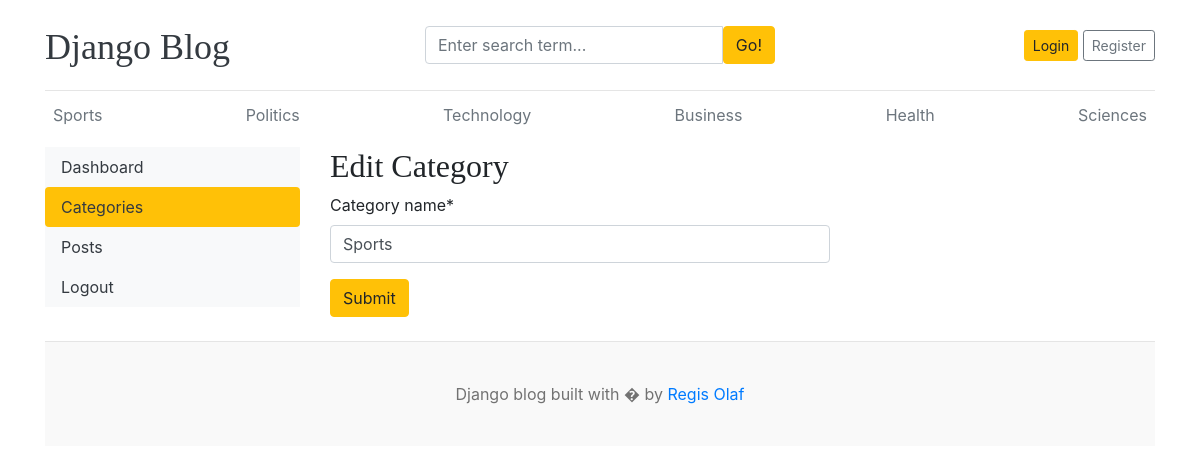
The page /dashboard/categories/edit/1/ on the database its author committed.
### blogs/models.py (models this page shows, shortened)
class Category(models.Model):
    category_name = models.CharField(max_length=50, unique=True)
    created_at = models.DateTimeField(auto_now_add=True)
    updated_at = models.DateTimeField(auto_now=True)
    class Meta:
        verbose_name_plural = "Categories"

### dashboards/views.py (the view)
# urls.py: path('categories/edit/<int:pk>/', views.edit_category, name='edit_category'),
def edit_category(request, pk):
    category = get_object_or_404(Category, id=pk)
    if request.method == 'POST':
        form = CategoryForm(request.POST, instance=category)
        if form.is_valid():
            form.save()
            return redirect('categories')
    form = CategoryForm(instance=category)
    context = {
        'form': form,
        'category': category,
    }
    return render(request, 'dashboard/edit_category.html', context)

### dashboards/forms.py
class CategoryForm(forms.ModelForm):
    class Meta:
        model = Category
        fields = '__all__'

### blogs/context_processors.py (called while the page is built)
def get_categories(request):
    categories = Category.objects.all()
    return dict(categories=categories)

def get_social_links(request):
    social_links = SocialLink.objects.all()
    return dict(social_links=social_links)

### templates/dashboard/edit_category.html (shortened to what this page needs)
{% extends "base.html" %}
{% block content %}
{% load crispy_forms_tags %}
<div class="row">
    {% include 'dashboard/sidebar.html' %}
     <div class="col-md-9">
        <h2>Edit Category</h2>
        <form action="{% url 'edit_category' category.id %}" method="POST" style="width: 500px;">
            {{ form | crispy }}
            <button type="submit" class="btn btn-warning">Submit</button>
        </form>
        <br>
     </div>
</div>
{% endblock %}

### templates/base.html (shortened to what this page needs)
{% load static %}
<!DOCTYPE html>
<html lang="en">
<head>
    <link href="https://getbootstrap.com/docs/4.0/dist/css/bootstrap.min.css" rel="stylesheet">
    <link href="{% static 'css/blog.css' %}" rel="stylesheet">
    <link rel="stylesheet" href="https://cdnjs.cloudflare.com/ajax/libs/font-awesome/4.7.0/css/font-awesome.min.css">
  </head>
<body>
  <div class="container">
      <header class="blog-header py-3">
        <div class="row flex-nowrap justify-content-between align-items-center">
          <div class="col-4 pt-1">
            <a class="blog-header-logo text-dark" href="/">Django Blog</a>
          </div>
          <div class="col-4">
            <form action="{% url 'search' %}" method="GET">
              <div class="input-group">
                  <input class="form-control" type="text" name="keyword" value="{{ keyword }}" placeholder="Enter search term..." aria-label="Enter search term..." aria-describedby="button-search" />
                  <button type="submit" class="btn btn-warning" id="button-search" type="button">Go!</button>
              </div>
            </form>
          </div>
          <div class="col-4 d-flex justify-content-end align-items-center">
            {% if not user.is_authenticated %}
            <a class="btn btn-sm btn-warning" href="{% url 'login' %}">Login</a> &nbsp;
            <a class="btn btn-sm btn-outline-secondary" href="{% url 'register' %}">Register</a>
            {% else %}
            <span class="mr-2"><a href="{% url 'dashboard' %}">Dashboard</a></span>
            &emsp;
            <span><a class="btn btn-sm btn-outline-secondary" href="{% url 'logout' %}">Logout</a></span>
            {% endif %}
          </div>
        </div>
      </header>
      <div class="nav-scroller py-1 mb-2">
        <nav class="nav d-flex justify-content-between">
          {% for category in categories %}
          <a class="p-2 text-muted" href="{% url 'posts_by_category' category.id %}">{{ category.category_name }}</a>
          {% endfor %}
        </nav>
      </div>
{% block content %}
{% endblock %}
  <footer class="blog-footer">
    <p>Django blog built with � by <a href="#">Regis Olaf</a></p>
  </footer>
</body>
</html>

### blog_main/static/css/blog.css (style rules this page uses)
.blog-header { border-bottom: 1px solid #e5e5e5; }
.blog-header-logo { font-family: "Playfair Display", Georgia, "Times New Roman", serif; font-size: 2.25rem; }
h1, h2, h3, h4, h5, h6 { font-family: "Playfair Display", Georgia, "Times New Roman", serif; }
.blog-footer { padding: 2.5rem 0; color: #727272; text-align: center; background-color: #f9f9f9; border-top: .05rem solid #e5e5e5; }
.blog-footer p:last-child { margin-bottom: 0; }

### rows shown on the page
Category: category_name "Sports"
Category: category_name "Politics"
Category: category_name "Technology"
Category: category_name "Business"
Category: category_name "Health"
Category: category_name "Sciences"
